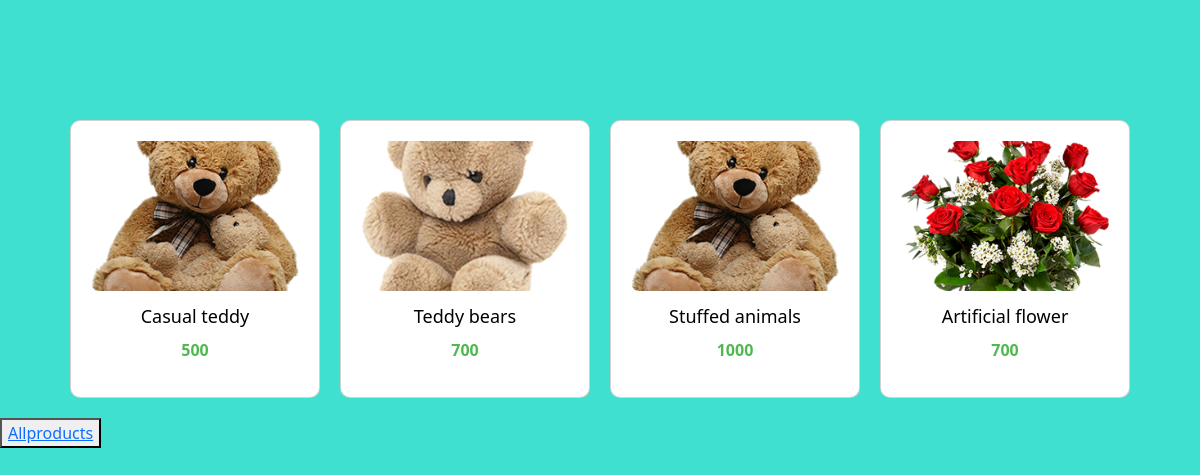
/viewproducts, run on an earlier commit of the app's database.
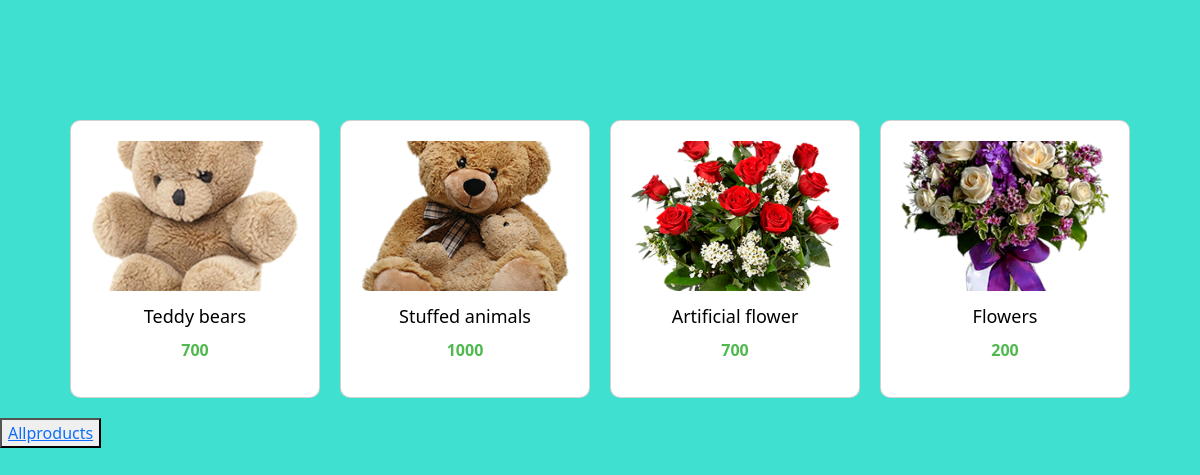
And on a later commit of the database.
### app/models.py (models this page shows)
class Product(models.Model):
    product_id=models.ForeignKey(Company,on_delete=models.CASCADE)
    name=models.CharField(max_length=100)
    image=models.FileField(upload_to='media')
    description=models.CharField(max_length=100)
    price=models.IntegerField()
    catogory=models.CharField(null=True,blank=True,max_length=100)

### app/views.py (the view)
# urls.py: path('viewproducts',views.viewproducts,name='viewproducts'),
def viewproducts(request):
    data=Product.objects.all()
    return render(request,'viewallproducts.html',{'data':data})

### templates/viewallproducts.html (shortened to what this page needs)
<!DOCTYPE html>
{% load static %}
<html lang="en">
<head>
    <link href="https://cdn.jsdelivr.net/npm/bootstrap@5.3.3/dist/css/bootstrap.min.css" rel="stylesheet">
</head>
<body style="background-color: turquoise;">
      <div class="container">
          {% for i in data|slice:4 %}
          <div class="card">
              <img src="{{ i.image.url }}" alt="Product Image">
              <h2>{{ i.name }}</h2>
              <p class="price">{{ i.price }}</p>
          </div>
          {% endfor %}
      </div>
    <div>
        <button><a href="{% url 'products' %}">Allproducts</a></button>
</body>
</html>

What changed in the data, as far as the page shows it:
removed Product: image (picture), name "Casual teddy", price "500"
now on this page (row unchanged): Product: image (picture), name "Flowers", price "200"
